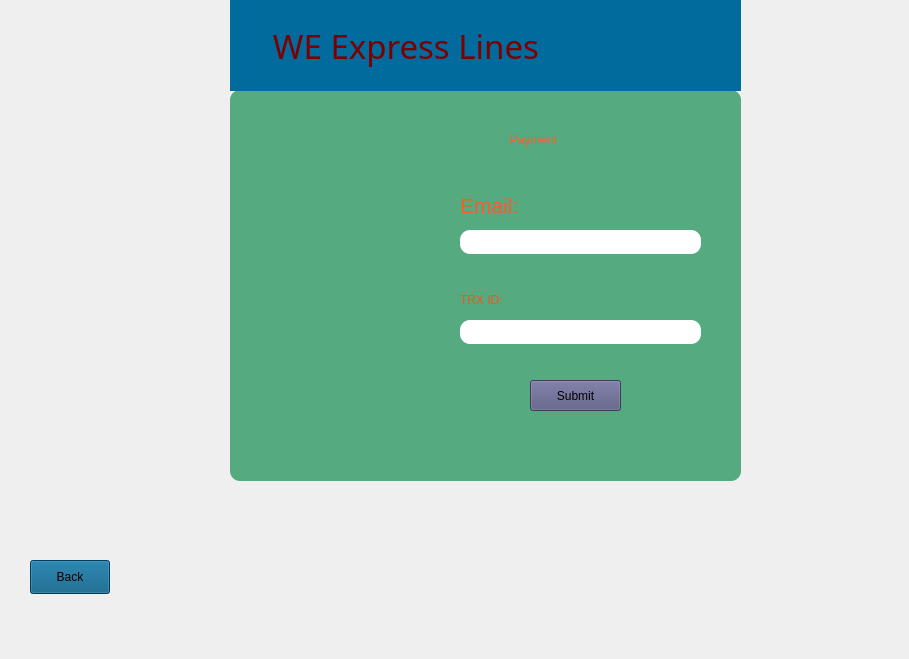
    <widget class="QWidget" name="TRX_id">
     <widget class="QLabel" name="label_137">
      <property name="geometry">
       <rect>
        <x>0</x>
        <y>0</y>
        <width>900</width>
        <height>650</height>
       </rect>
      </property>
      <property name="text">
       <string/>
      </property>
      <property name="pixmap">
       <pixmap>C:/Users/USER/OneDrive/Pictures/working_picture/bus.jpg</pixmap>
      </property>
      <property name="scaledContents">
       <bool>true</bool>
      </property>
     </widget>
     <widget class="QLabel" name="label_146">
      <property name="geometry">
       <rect>
        <x>230</x>
        <y>90</y>
        <width>511</width>
        <height>391</height>
       </rect>
      </property>
      <property name="styleSheet">
       <string notr="true">background-color: rgb(85, 170, 127);
border-radius:10px;</string>
      </property>
      <property name="text">
       <string/>
      </property>
      <property name="pixmap">
       <pixmap>C:/Users/USER/OneDrive/Pictures/working_picture/R.jpeg</pixmap>
      </property>
      <property name="scaledContents">
       <bool>false</bool>
      </property>
     </widget>
     <widget class="QLabel" name="label_149">
      <property name="geometry">
       <rect>
        <x>230</x>
        <y>0</y>
        <width>511</width>
        <height>91</height>
       </rect>
      </property>
      <property name="font">
       <font>
        <family>Ravie</family>
        <pointsize>25</pointsize>
        <italic>false</italic>
        <bold>false</bold>
       </font>
      </property>
      <property name="styleSheet">
       <string notr="true">color: rgb(124, 0, 0);

background-color: rgb(0, 107, 156);
font: 25pt &quot;Ravie&quot;;</string>
      </property>
      <property name="text">
       <string>     WE Express Lines</string>
      </property>
     </widget>
     <widget class="QLabel" name="label_154">
      <property name="geometry">
       <rect>
        <x>280</x>
        <y>190</y>
        <width>161</width>
        <height>161</height>
       </rect>
      </property>
      <property name="styleSheet">
       <string notr="true">border-radius:10px;</string>
      </property>
      <property name="text">
       <string/>
      </property>
      <property name="pixmap">
       <pixmap>C:/Users/USER/OneDrive/Pictures/working_picture/payment_method.png</pixmap>
      </property>
      <property name="scaledContents">
       <bool>true</bool>
      </property>
     </widget>
     <widget class="QLabel" name="label_155">
      <property name="geometry">
       <rect>
        <x>510</x>
        <y>120</y>
        <width>141</width>
        <height>41</height>
       </rect>
      </property>
      <property name="styleSheet">
       <string notr="true">font: 700 24pt &quot;Arial&quot;;
</string>
      </property>
      <property name="text">
       <string>&lt;html&gt;&lt;head/&gt;&lt;body&gt;&lt;p&gt;&lt;span style=&quot; color:#ff5d27;&quot;&gt;Payment&lt;/span&gt;&lt;/p&gt;&lt;/body&gt;&lt;/html&gt;</string>
      </property>
     </widget>
     <widget class="QLabel" name="label_157">
      <property name="geometry">
       <rect>
        <x>460</x>
        <y>190</y>
        <width>181</width>
        <height>31</height>
       </rect>
      </property>
      <property name="styleSheet">
       <string notr="true">font: 700 14pt &quot;Arial&quot;;</string>
      </property>
      <property name="text">
       <string>&lt;html&gt;&lt;head/&gt;&lt;body&gt;&lt;p&gt;&lt;span style=&quot; font-size:16pt; color:#ff5927;&quot;&gt;Email:&lt;/span&gt;&lt;/p&gt;&lt;/body&gt;&lt;/html&gt;</string>
      </property>
     </widget>
     <widget class="QLabel" name="label_180">
      <property name="geometry">
       <rect>
        <x>460</x>
        <y>290</y>
        <width>81</width>
        <height>21</height>
       </rect>
      </property>
      <property name="styleSheet">
       <string notr="true">font: 700 14pt &quot;Arial&quot;;</string>
      </property>
      <property name="text">
       <string>&lt;html&gt;&lt;head/&gt;&lt;body&gt;&lt;p&gt;&lt;span style=&quot; color:#ff4f19;&quot;&gt;TRX ID:&lt;/span&gt;&lt;/p&gt;&lt;/body&gt;&lt;/html&gt;</string>
      </property>
     </widget>
     <widget class="QPushButton" name="paymenT_submit_button">
      <property name="geometry">
       <rect>
        <x>530</x>
        <y>380</y>
        <width>91</width>
        <height>31</height>
       </rect>
      </property>
      <property name="styleSheet">
       <string notr="true">background-color: rgb(85, 85, 127);
color: rgb(0, 0, 0);
font: 700 12pt &quot;Arial&quot;;</string>
      </property>
      <property name="text">
       <string>Submit</string>
      </property>
     </widget>
     <widget class="QPushButton" name="Trx_back_button">
      <property name="geometry">
       <rect>
        <x>30</x>
        <y>560</y>
        <width>80</width>
        <height>34</height>
       </rect>
      </property>
      <property name="styleSheet">
       <string notr="true">font: 700 14pt &quot;Segoe UI&quot;;
color: rgb(0, 0, 0);
background-color: rgb(0, 85, 127);</string>
      </property>
      <property name="text">
       <string>Back</string>
      </property>
     </widget>
     <widget class="QLineEdit" name="bkash_email">
      <property name="geometry">
       <rect>
        <x>460</x>
        <y>230</y>
        <width>241</width>
        <height>24</height>
       </rect>
      </property>
      <property name="styleSheet">
       <string notr="true">border-radius:10px;
font: 700 12pt &quot;Segoe UI&quot;;</string>
      </property>
     </widget>
     <widget class="QLineEdit" name="bkash_trx">
      <property name="geometry">
       <rect>
        <x>460</x>
        <y>320</y>
        <width>241</width>
        <height>24</height>
       </rect>
      </property>
      <property name="styleSheet">
       <string notr="true">border-radius:10px;
font: 700 12pt &quot;Segoe UI&quot;;</string>
      </property>
     </widget>
    </widget>
